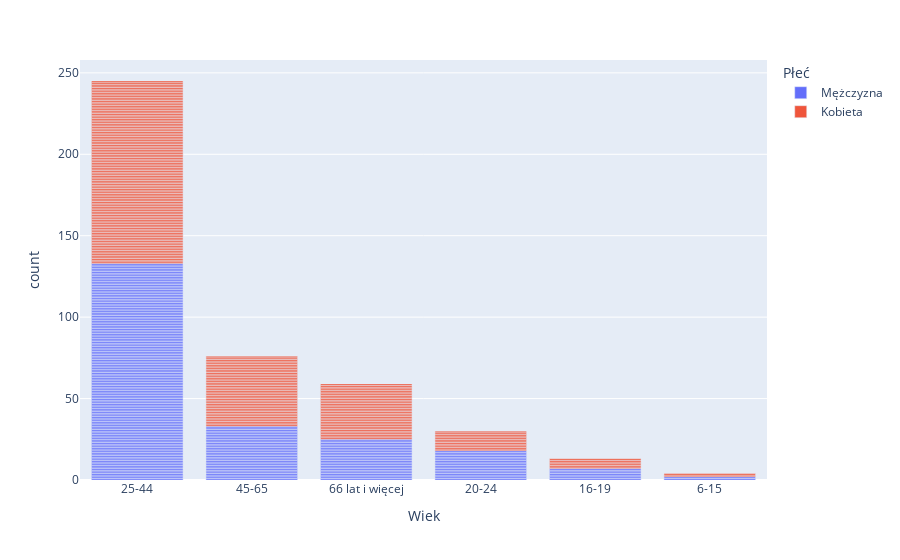

Notebook cell for this chart:
### Code cell
px.bar(df_age, x='Wiek', color='Płeć')

### Figure 1 — Plotly figure (JSON) as saved in the notebook; plotly's stock layout.template omitted (floating-point values rounded to 4 significant figures; data arrays with more than 128 entries replaced by an {"elided": "..."} marker saying what was removed)
{"data": [{"alignmentgroup": "True", "hovertemplate": "Płeć=Mężczyzna<br>Wiek=%{x}<br>count=%{y}<extra></extra>", "legendgroup": "Mężczyzna", "marker": {"color": "#636efa"}, "name": "Mężczyzna", "offsetgroup": "Mężczyzna", "orientation": "v", "showlegend": true, "textposition": "auto", "type": "bar", "x": {"elided": "218 str values"}, "xaxis": "x", "y": {"elided": "218 int values"}, "yaxis": "y"}, {"alignmentgroup": "True", "hovertemplate": "Płeć=Kobieta<br>Wiek=%{x}<br>count=%{y}<extra></extra>", "legendgroup": "Kobieta", "marker": {"color": "#EF553B"}, "name": "Kobieta", "offsetgroup": "Kobieta", "orientation": "v", "showlegend": true, "textposition": "auto", "type": "bar", "x": {"elided": "209 str values"}, "xaxis": "x", "y": {"elided": "209 int values"}, "yaxis": "y"}], "layout": {"barmode": "relative", "legend": {"title": {"text": "Płeć"}, "tracegroupgap": 0}, "margin": {"t": 60}, "xaxis": {"anchor": "y", "domain": [0, 1], "title": {"text": "Wiek"}}, "yaxis": {"anchor": "x", "domain": [0, 1], "title": {"text": "count"}}}}
